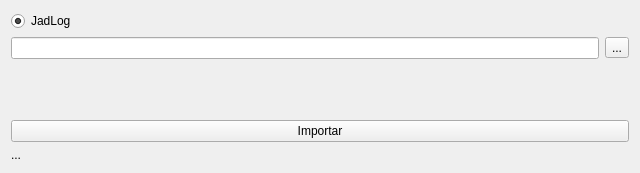
<?xml version="1.0" encoding="UTF-8"?>
<ui version="4.0">
 <class>frmImportaRastreador</class>
 <widget class="QWidget" name="frmImportaRastreador">
  <property name="geometry">
   <rect>
    <x>0</x>
    <y>0</y>
    <width>640</width>
    <height>173</height>
   </rect>
  </property>
  <property name="windowTitle">
   <string>Atualiza Peso Valor (XML)</string>
  </property>
  <layout class="QVBoxLayout" name="verticalLayout">
   <item>
    <layout class="QHBoxLayout" name="horizontalLayout_2">
     <item>
      <widget class="QRadioButton" name="rdJadLog">
       <property name="text">
        <string>JadLog</string>
       </property>
       <property name="checked">
        <bool>true</bool>
       </property>
      </widget>
     </item>
    </layout>
   </item>
   <item>
    <layout class="QHBoxLayout" name="horizontalLayout">
     <item>
      <widget class="QLineEdit" name="txtArquivo"/>
     </item>
     <item>
      <widget class="QToolButton" name="btArquivo">
       <property name="text">
        <string>...</string>
       </property>
      </widget>
     </item>
    </layout>
   </item>
   <item>
    <spacer name="verticalSpacer">
     <property name="orientation">
      <enum>Qt::Vertical</enum>
     </property>
     <property name="sizeHint" stdset="0">
      <size>
       <width>20</width>
       <height>18</height>
      </size>
     </property>
    </spacer>
   </item>
   <item>
    <widget class="QPushButton" name="btImportar">
     <property name="text">
      <string>Importar</string>
     </property>
    </widget>
   </item>
   <item>
    <widget class="QLabel" name="lblStatus">
     <property name="text">
      <string>...</string>
     </property>
    </widget>
   </item>
  </layout>
 </widget>
 <tabstops>
  <tabstop>rdJadLog</tabstop>
  <tabstop>txtArquivo</tabstop>
  <tabstop>btArquivo</tabstop>
  <tabstop>btImportar</tabstop>
 </tabstops>
 <resources/>
 <connections/>
</ui>
